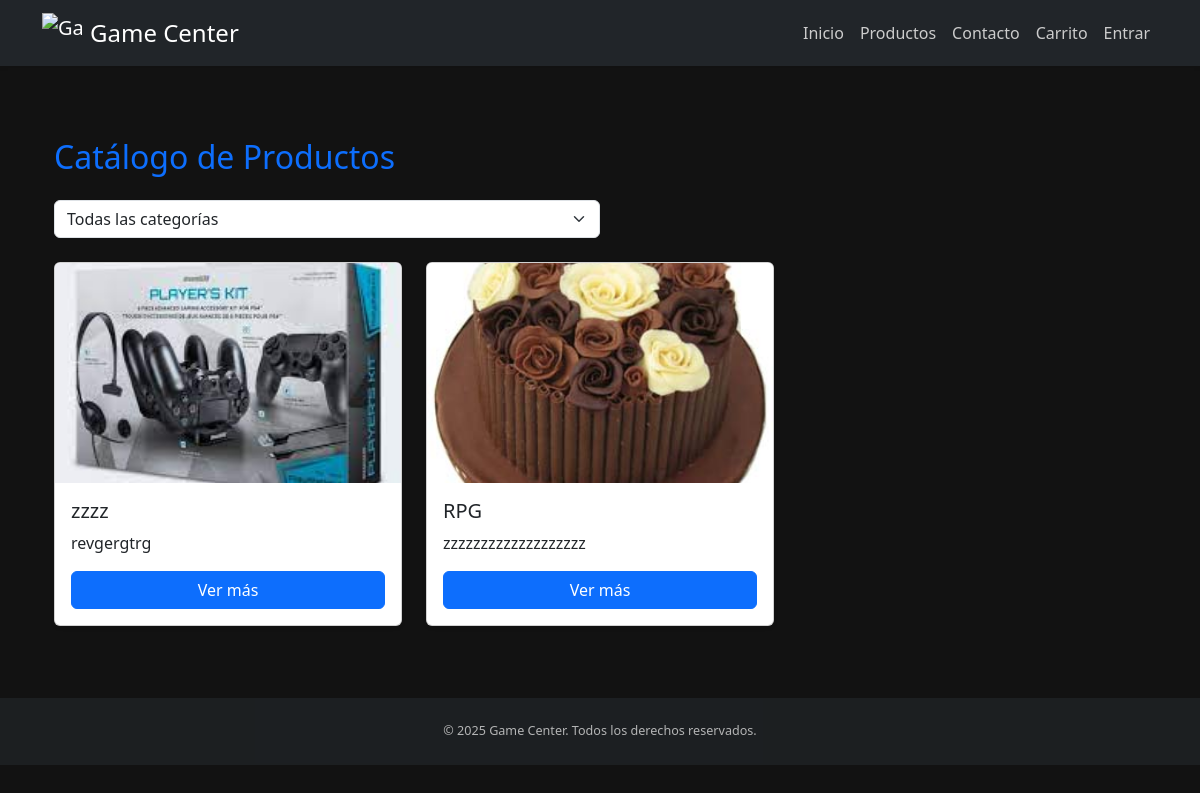
/productos/, run on the app's committed database.
### tienda/models.py (models this page shows, shortened)
class Producto(models.Model):
    nombre = models.CharField(max_length=100)
    categoria = models.CharField(max_length=50, choices=CATEGORIAS)
    costo = models.DecimalField(max_digits=10, decimal_places=2)
    existencia = models.PositiveIntegerField()
    descripcion = models.TextField()
    imagen = models.ImageField(upload_to='productos/')
    proveedor = models.ForeignKey(Proveedor, on_delete=models.CASCADE, null=True, blank=True)

### tienda/views.py (the view)
# urls.py: path('productos/', views.catalogo_productos, name='catalogo_productos'),
def catalogo_productos(request):
    productos = Producto.objects.all()
    filtro = request.GET.get('categoria')
    if filtro:
        productos = productos.filter(categoria=filtro)
    return render(request, 'catalogo.html', {
        'productos': productos,
        'categorias': Producto._meta.get_field('categoria').choices
    })

### tienda/templates/catalogo.html (shortened to what this page needs)
{% extends 'base.html' %}
{% block contenido %}
<div class="container py-4">
  <h2 class="mb-4">Catálogo de Productos</h2>
  <form method="get" class="mb-4 w-50">
    <select name="categoria" class="form-select" onchange="this.form.submit()">
      <option value="">Todas las categorías</option>
    </select>
  </form>
  <div class="row g-4">
    {% for producto in productos %}
    <div class="col-md-4 d-flex">
      <div class="card flex-fill shadow-sm">
        <img src="{{ producto.imagen.url }}" class="card-img-top" alt="{{ producto.nombre }}" style="height: 220px; object-fit: cover;">
        <div class="card-body d-flex flex-column">
          <h5 class="card-title">{{ producto.nombre }}</h5>
          <p class="card-text flex-grow-1">{{ producto.descripcion|truncatechars:100 }}</p>
          <a href="{% url 'detalle_producto' producto.id %}" class="btn btn-primary mt-auto">Ver más</a>
        </div>
      </div>
    </div>
    {% empty %}
    <p class="text-muted">No hay productos disponibles en esta categoría.</p>
    {% endfor %}
  </div>
</div>
{% endblock %}

### tienda/static/css/styles.css (style rules this page uses)
body { background-color: #121212; color: #eee; font-family: 'Segoe UI', Tahoma, Geneva, Verdana, sans-serif; }
h2, h4 { color: #0d6efd; }

### data on the page
Producto: imagen (picture), nombre "zzzz", descripcion "revgergtrg"
Producto: imagen (picture), nombre "RPG", descripcion "zzzzzzzzzzzzzzzzzzz"

### other printed values
{{ year|default:"2025" }} "2025"
